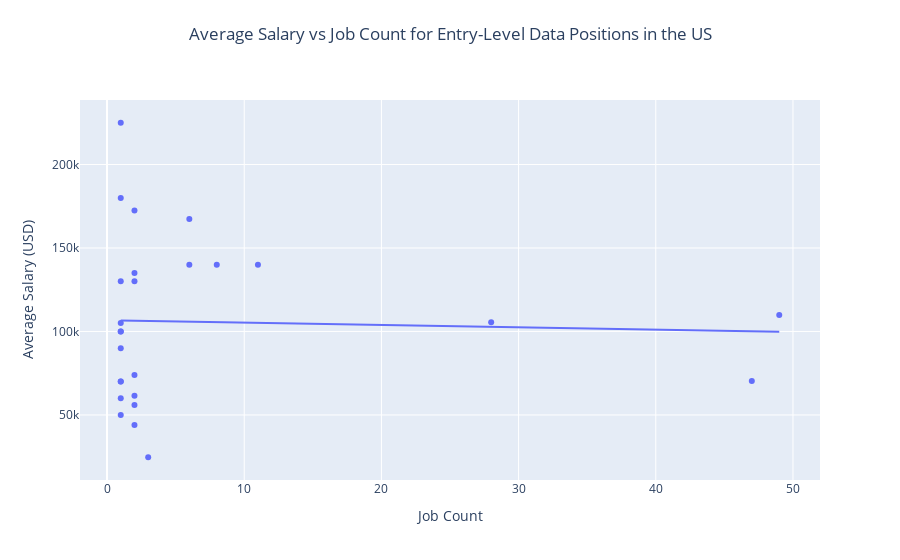

Here is the notebook cell this chart was saved with:
### Markdown cell above
#### For entry level position, what are some with relative high salary and not so competitive (records not so much)?

### Code cell
job_summary = us_entry_salary.groupby('job_title').agg(avg_salary = ('salary_in_usd', 'mean'), job_count=('job_title', 'count')).reset_index()
# # pick the top 15 job titles with the highest average salary
# job_summary = job_summary.sort_values(by='avg_salary', ascending=False).head(15)
# Get px.scatter to visualize the average salary vs job count
fig = px.scatter(
    job_summary,
    x='job_count',
    y='avg_salary',
    hover_name='job_title',  # 用 hover 替代 text
    title='Average Salary vs Job Count for Entry-Level Data Positions in the US',
    labels={'avg_salary': 'Average Salary (USD)', 'job_count': 'Job Count'},
    trendline='ols'
)
fig.update_traces(textposition='top center')
fig.update_layout(
    xaxis_title='Job Count',
    yaxis_title='Average Salary (USD)',
    title_x=0.5,
    title_y=0.95
)
fig.show()

### Figure 1 — Plotly figure (JSON) as saved in the notebook; plotly's stock layout.template omitted (floating-point values rounded to 4 significant figures)
{"data": [{"hovertemplate": "<b>%{hovertext}</b><br><br>Job Count=%{x}<br>Average Salary (USD)=%{y}<extra></extra>", "hovertext": ["AI Scientist", "Analytics Engineer", "Applied Scientist", "BI Analyst", "BI Data Analyst", "BI Data Engineer", "BI Developer", "Big Data Engineer", "Business Data Analyst", "Computer Vision Engineer", "Computer Vision Software Engineer", "Data Analyst", "Data Analytics Consultant", "Data Engineer", "Data Manager", "Data Science Consultant", "Data Scientist", "Data Specialist", "Deep Learning Engineer", "Financial Data Analyst", "Machine Learning Developer", "Machine Learning Engineer", "Machine Learning Scientist", "Product Data Analyst", "Research Engineer", "Research Scientist"], "legendgroup": "", "marker": {"color": "#636efa", "symbol": "circle"}, "mode": "markers", "name": "", "orientation": "v", "showlegend": false, "textposition": "top center", "type": "scatter", "x": [3, 1, 6, 2, 2, 1, 2, 1, 2, 2, 1, 47, 1, 49, 2, 1, 28, 1, 2, 1, 1, 11, 1, 1, 8, 6], "xaxis": "x", "y": [24670.0, 130000.0, 167400.0, 44000.0, 56000.0, 60000.0, 130000.0, 70000.0, 74000.0, 172500.0, 70000.0, 70260.0, 50000.0, 109800.0, 61450.0, 90000.0, 105500.0, 105000.0, 135000.0, 100000.0, 180000.0, 139900.0, 225000.0, 100000.0, 140000.0, 140000.0], "yaxis": "y"}, {"hovertemplate": "<b>OLS trendline</b><br>avg_salary = -140.452 * job_count + 106775<br>R<sup>2</sup>=0.001482<br><br>Job Count=%{x}<br>Average Salary (USD)=%{y} <b>(trend)</b><extra></extra>", "legendgroup": "", "marker": {"color": "#636efa", "symbol": "circle"}, "mode": "lines", "name": "", "showlegend": false, "textposition": "top center", "type": "scatter", "x": [1, 1, 1, 1, 1, 1, 1, 1, 1, 1, 1, 2, 2, 2, 2, 2, 2, 2, 3, 6, 6, 8, 11, 28, 47, 49], "xaxis": "x", "y": [106600.0, 106600.0, 106600.0, 106600.0, 106600.0, 106600.0, 106600.0, 106600.0, 106600.0, 106600.0, 106600.0, 106500.0, 106500.0, 106500.0, 106500.0, 106500.0, 106500.0, 106500.0, 106400.0, 105900.0, 105900.0, 105700.0, 105200.0, 102800.0, 100200.0, 99890.0], "yaxis": "y"}], "layout": {"legend": {"tracegroupgap": 0}, "title": {"text": "Average Salary vs Job Count for Entry-Level Data Positions in the US", "x": 0.5, "y": 0.95}, "xaxis": {"anchor": "y", "domain": [0, 1], "title": {"text": "Job Count"}}, "yaxis": {"anchor": "x", "domain": [0, 1], "title": {"text": "Average Salary (USD)"}}}}
